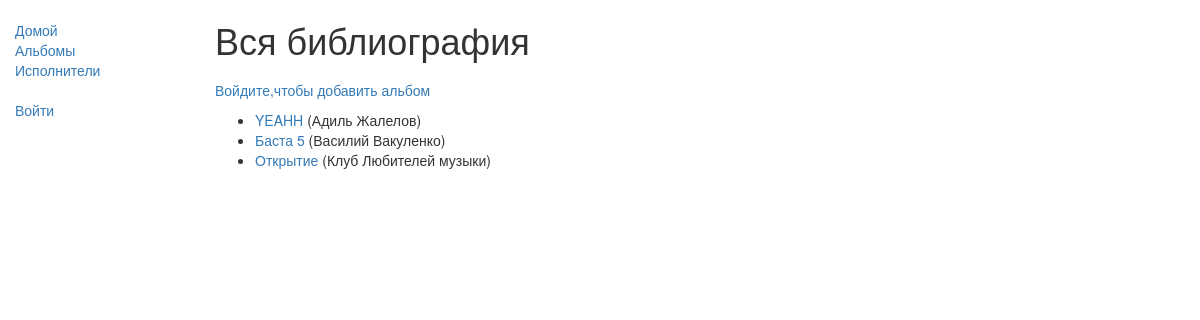
Page /again/album/ on the earlier database version.
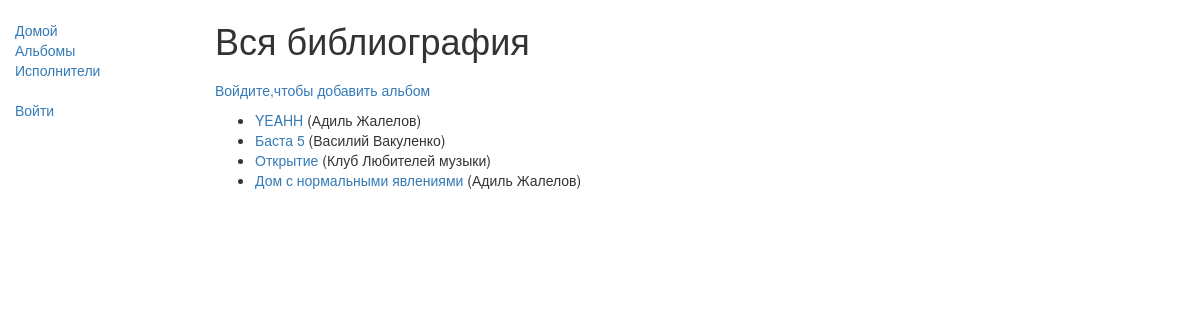
Same page on the later database version.
### again/models.py (models this page shows, shortened)
class Album(models.Model):
    title = models.CharField(max_length=200)
    author = models.ForeignKey('Author', on_delete=models.SET_NULL, null=True)
    genre = models.ManyToManyField(Genre, help_text="Select a genre for this album")
    def get_absolute_url(self):
        return reverse('album-detail', args=[str(self.id)])

class Author(models.Model):
    first_name = models.CharField(max_length=100)
    last_name = models.CharField(max_length=100)
    def __str__(self):
        return '%s %s' % (self.first_name, self.last_name)

### again/views.py (the view)
class AlbumListView(generic.ListView):
    model = Album
    context_object_name = 'my_album_list'   # ваше собственное имя переменной контекста в шаблоне
    template_name = 'again/albumList.html'  # Определение имени вашего шаблона и его расположения
    def get_context_data(self, **kwargs):
        context = super(AlbumListView, self).get_context_data(**kwargs)
        context['some_data'] = 'This is just some data'
        return context

### again/templates/again/albumList.html
{% extends "base_generic.html" %}
{% block content %}
    <h1>Вся библиография</h1>
    <ul class="sidebar-nav">
      {% if user.is_authenticated %}
        <li><a href="{% url 'album-create' %}">Добавить альбом</li>
      {% else %}
        <li><a href="{% url 'login'%}?next={{request.path}}">Войдите,чтобы добавить альбом </a></li>
      {% endif %}
     </ul>
    {% if my_album_list %}
    <ul>
      {% for album in my_album_list %}
      <li>
        <a href="{{ album.get_absolute_url }}">{{ album.title }}</a> ({{album.author}})
      </li>
      {% endfor %}
    </ul>
    {% else %}
      <p>There are no album in the library.</p>
    {% endif %}
{% endblock %}

Differences in the rows shown:
added Album: title "Дом с нормальными явлениями", author "Адиль Жалелов"
